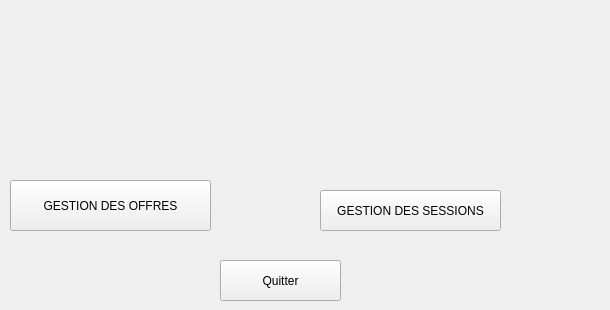
    <widget class="QWidget" name="page_9">
     <widget class="QPushButton" name="pushButton_2_mar">
      <property name="geometry">
       <rect>
        <x>220</x>
        <y>260</y>
        <width>121</width>
        <height>41</height>
       </rect>
      </property>
      <property name="styleSheet">
       <string notr="true">background: tranparent;
font: italic 12pt &quot;Century Gothic&quot;;
color: qconicalgradient(cx:0.5, cy:0.5, angle:0, stop:0 rgba(35, 40, 3, 255), stop:0.16 rgba(136, 106, 22, 255), stop:0.225 rgba(166, 140, 41, 255), stop:0.285 rgba(204, 181, 74, 255), stop:0.345 rgba(235, 219, 102, 255), stop:0.415 rgba(245, 236, 112, 255), stop:0.52 rgba(209, 190, 76, 255), stop:0.57 rgba(187, 156, 51, 255), stop:0.635 rgba(168, 142, 42, 255), stop:0.695 rgba(202, 174, 68, 255), stop:0.75 rgba(218, 202, 86, 255), stop:0.815 rgba(208, 187, 73, 255), stop:0.88 rgba(187, 156, 51, 255), stop:0.935 rgba(137, 108, 26, 255), stop:1 rgba(35, 40, 3, 255));
border-bottom:2px solid#717072;
border-color: qconicalgradient(cx:0.5, cy:0.5, angle:0, stop:0 rgba(35, 40, 3, 255), stop:0.16 rgba(136, 106, 22, 255), stop:0.225 rgba(166, 140, 41, 255), stop:0.285 rgba(204, 181, 74, 255), stop:0.345 rgba(235, 219, 102, 255), stop:0.415 rgba(245, 236, 112, 255), stop:0.52 rgba(209, 190, 76, 255), stop:0.57 rgba(187, 156, 51, 255), stop:0.635 rgba(168, 142, 42, 255), stop:0.695 rgba(202, 174, 68, 255), stop:0.75 rgba(218, 202, 86, 255), stop:0.815 rgba(208, 187, 73, 255), stop:0.88 rgba(187, 156, 51, 255), stop:0.935 rgba(137, 108, 26, 255), stop:1 rgba(35, 40, 3, 255));
background-color: rgb(255, 212, 250);

border-radius:15px;}
QPushButton:hover{
	
	background-color: rgb(234, 78, 117);</string>
      </property>
      <property name="text">
       <string>Quitter</string>
      </property>
     </widget>
     <widget class="QPushButton" name="pushButton_7_mar">
      <property name="geometry">
       <rect>
        <x>320</x>
        <y>190</y>
        <width>181</width>
        <height>41</height>
       </rect>
      </property>
      <property name="styleSheet">
       <string notr="true">background: tranparent;
font: italic 12pt &quot;Century Gothic&quot;;
color: qconicalgradient(cx:0.5, cy:0.5, angle:0, stop:0 rgba(35, 40, 3, 255), stop:0.16 rgba(136, 106, 22, 255), stop:0.225 rgba(166, 140, 41, 255), stop:0.285 rgba(204, 181, 74, 255), stop:0.345 rgba(235, 219, 102, 255), stop:0.415 rgba(245, 236, 112, 255), stop:0.52 rgba(209, 190, 76, 255), stop:0.57 rgba(187, 156, 51, 255), stop:0.635 rgba(168, 142, 42, 255), stop:0.695 rgba(202, 174, 68, 255), stop:0.75 rgba(218, 202, 86, 255), stop:0.815 rgba(208, 187, 73, 255), stop:0.88 rgba(187, 156, 51, 255), stop:0.935 rgba(137, 108, 26, 255), stop:1 rgba(35, 40, 3, 255));
border-bottom:2px solid#717072;
border-color: qconicalgradient(cx:0.5, cy:0.5, angle:0, stop:0 rgba(35, 40, 3, 255), stop:0.16 rgba(136, 106, 22, 255), stop:0.225 rgba(166, 140, 41, 255), stop:0.285 rgba(204, 181, 74, 255), stop:0.345 rgba(235, 219, 102, 255), stop:0.415 rgba(245, 236, 112, 255), stop:0.52 rgba(209, 190, 76, 255), stop:0.57 rgba(187, 156, 51, 255), stop:0.635 rgba(168, 142, 42, 255), stop:0.695 rgba(202, 174, 68, 255), stop:0.75 rgba(218, 202, 86, 255), stop:0.815 rgba(208, 187, 73, 255), stop:0.88 rgba(187, 156, 51, 255), stop:0.935 rgba(137, 108, 26, 255), stop:1 rgba(35, 40, 3, 255));
background-color: rgb(255, 212, 250);

border-radius:15px;}
QPushButton:hover{
	
	background-color: rgb(234, 78, 117);</string>
      </property>
      <property name="text">
       <string>GESTION DES SESSIONS</string>
      </property>
     </widget>
     <widget class="QLabel" name="label_27_mar">
      <property name="geometry">
       <rect>
        <x>350</x>
        <y>60</y>
        <width>251</width>
        <height>111</height>
       </rect>
      </property>
      <property name="styleSheet">
       <string notr="true">background : transparent;
image: url(:/new/prefix1/image/evenement.png);</string>
      </property>
      <property name="text">
       <string/>
      </property>
     </widget>
     <widget class="QLabel" name="label_mar">
      <property name="geometry">
       <rect>
        <x>200</x>
        <y>10</y>
        <width>161</width>
        <height>51</height>
       </rect>
      </property>
      <property name="styleSheet">
       <string notr="true">background : transparent;
image: url(:/new/prefix1/image/offre.png);</string>
      </property>
      <property name="text">
       <string/>
      </property>
     </widget>
     <widget class="QPushButton" name="pushButton_13_mar">
      <property name="geometry">
       <rect>
        <x>10</x>
        <y>180</y>
        <width>201</width>
        <height>51</height>
       </rect>
      </property>
      <property name="styleSheet">
       <string notr="true">background: tranparent;
font: italic 12pt &quot;Century Gothic&quot;;
color: qconicalgradient(cx:0.5, cy:0.5, angle:0, stop:0 rgba(35, 40, 3, 255), stop:0.16 rgba(136, 106, 22, 255), stop:0.225 rgba(166, 140, 41, 255), stop:0.285 rgba(204, 181, 74, 255), stop:0.345 rgba(235, 219, 102, 255), stop:0.415 rgba(245, 236, 112, 255), stop:0.52 rgba(209, 190, 76, 255), stop:0.57 rgba(187, 156, 51, 255), stop:0.635 rgba(168, 142, 42, 255), stop:0.695 rgba(202, 174, 68, 255), stop:0.75 rgba(218, 202, 86, 255), stop:0.815 rgba(208, 187, 73, 255), stop:0.88 rgba(187, 156, 51, 255), stop:0.935 rgba(137, 108, 26, 255), stop:1 rgba(35, 40, 3, 255));
border-bottom:2px solid#717072;
border-color: qconicalgradient(cx:0.5, cy:0.5, angle:0, stop:0 rgba(35, 40, 3, 255), stop:0.16 rgba(136, 106, 22, 255), stop:0.225 rgba(166, 140, 41, 255), stop:0.285 rgba(204, 181, 74, 255), stop:0.345 rgba(235, 219, 102, 255), stop:0.415 rgba(245, 236, 112, 255), stop:0.52 rgba(209, 190, 76, 255), stop:0.57 rgba(187, 156, 51, 255), stop:0.635 rgba(168, 142, 42, 255), stop:0.695 rgba(202, 174, 68, 255), stop:0.75 rgba(218, 202, 86, 255), stop:0.815 rgba(208, 187, 73, 255), stop:0.88 rgba(187, 156, 51, 255), stop:0.935 rgba(137, 108, 26, 255), stop:1 rgba(35, 40, 3, 255));
background-color: rgb(255, 212, 250);

border-radius:15px;}
QPushButton:hover{
	
	background-color: rgb(234, 78, 117);</string>
      </property>
      <property name="text">
       <string>GESTION DES OFFRES</string>
      </property>
     </widget>
    </widget>
